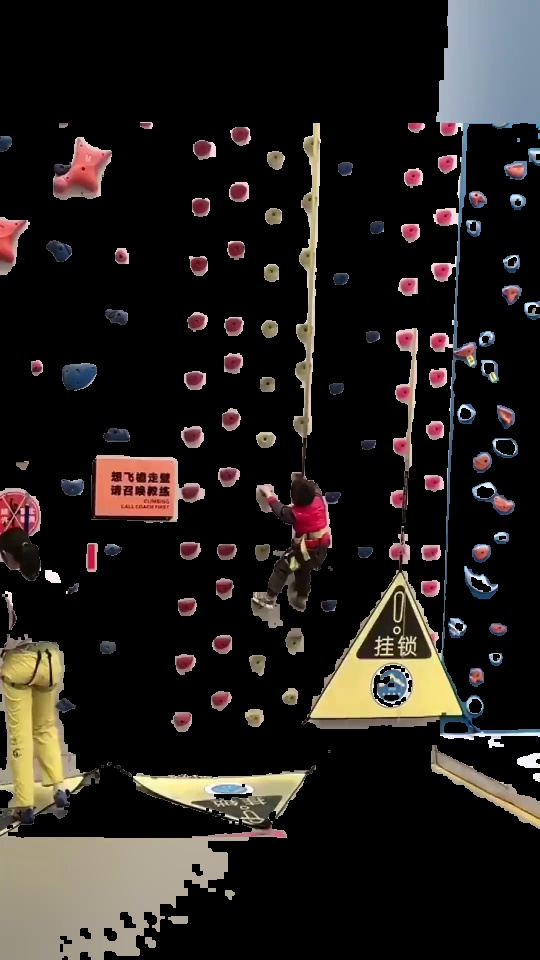
#> input picture BetaMove/rawImages/outPuForground.jpg, 540 x 960 px
$ python -i hsv_segmentation.py   (imports and definitions only)
#> lines starting #> are read from the running program, lines starting #| are printed output that depends on the picture; after the words box and inside, x2 and y2 are one past the last pixel; in counts of white or black regions, pixels touching at a corner belong together
#> in segment_frame, image is the input picture: shape (960, 540, 3); mean B, G, R 28.9, 31.8, 36.4
"""HSV-based segmentation for hold detection using color masking.

This module provides HSV color-based segmentation for detecting holds in climbing videos,
as an alternative to YOLO-based segmentation.
"""

from __future__ import annotations

import logging
import math
from pathlib import Path
from typing import List, Optional, Sequence, Tuple

import cv2
import numpy as np

from .yolo_segmentation import SegmentationMask, SegmentationResult

LOGGER = logging.getLogger(__name__)


# [35 lines left out: function make_tolerances, not called in this run]


def remove_background(
    image: np.ndarray,
    lower_bg: Sequence[int],
    upper_bg: Sequence[int],
) -> Tuple[np.ndarray, np.ndarray, np.ndarray]:
    """Separates background (whitish-gray) from the foreground.

    Args:
        image: Input BGR image
        lower_bg: Lower HSV bound of background [H, S, V]
        upper_bg: Upper HSV bound of background [H, S, V]

    Returns:
        Tuple of (background_only, foreground_only, bg_mask)
    """
    # Convert to HSV
    hsv = cv2.cvtColor(image, cv2.COLOR_BGR2HSV)
#> hsv: shape (960, 540, 3); mean H, S, V 23.4, 56.4, 38.4

    # Make background mask
    lower_bg_array = np.array(lower_bg, dtype=np.uint8)
    upper_bg_array = np.array(upper_bg, dtype=np.uint8)
    bg_mask = cv2.inRange(hsv, lower_bg_array, upper_bg_array)
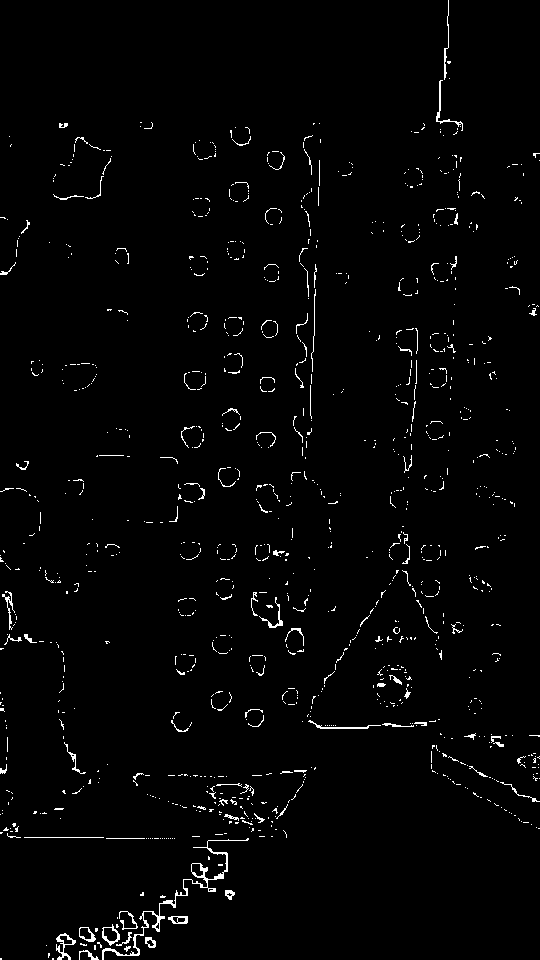
#> bg_mask: shape (960, 540); 1.9% white in thin lines or dots

    # Clean up mask (remove noise, fill holes)
    kernel = np.ones((3, 3), np.uint8)
    bg_mask = cv2.morphologyEx(bg_mask, cv2.MORPH_OPEN, kernel)  # remove specks
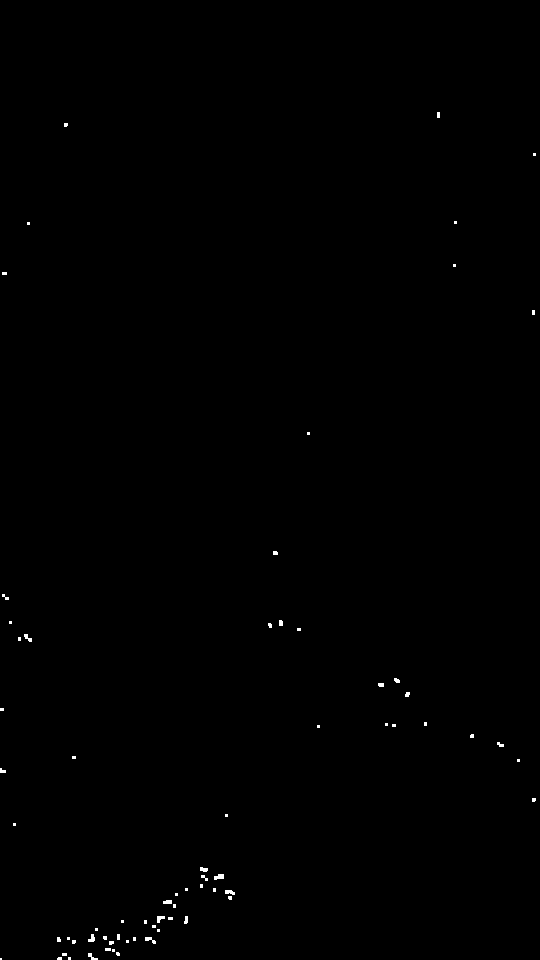
#> bg_mask: shape (960, 540); 0.22% white; 70 white regions (52 under 20 px), largest, box (x1, y1, x2, y2) and area: (214, 874, 224, 880) 45, (145, 937, 156, 944) 39, (225, 890, 235, 895) 37
    bg_mask = cv2.morphologyEx(bg_mask, cv2.MORPH_CLOSE, kernel)  # close holes
#> bg_mask: shape (960, 540); 0.23% white; 68 white regions (49 under 20 px), largest, box (x1, y1, x2, y2) and area: (225, 890, 235, 900) 61, (214, 874, 224, 880) 45, (145, 937, 156, 944) 39

    # Extract background & foreground
    background_only = cv2.bitwise_and(image, image, mask=bg_mask)
    fg_mask = cv2.bitwise_not(bg_mask)
    foreground_only = cv2.bitwise_and(image, image, mask=fg_mask)
#> in remove_background (call 2), `bg_mask = cv2.inRange(hsv, lower_bg_array, upper_bg_array)`:
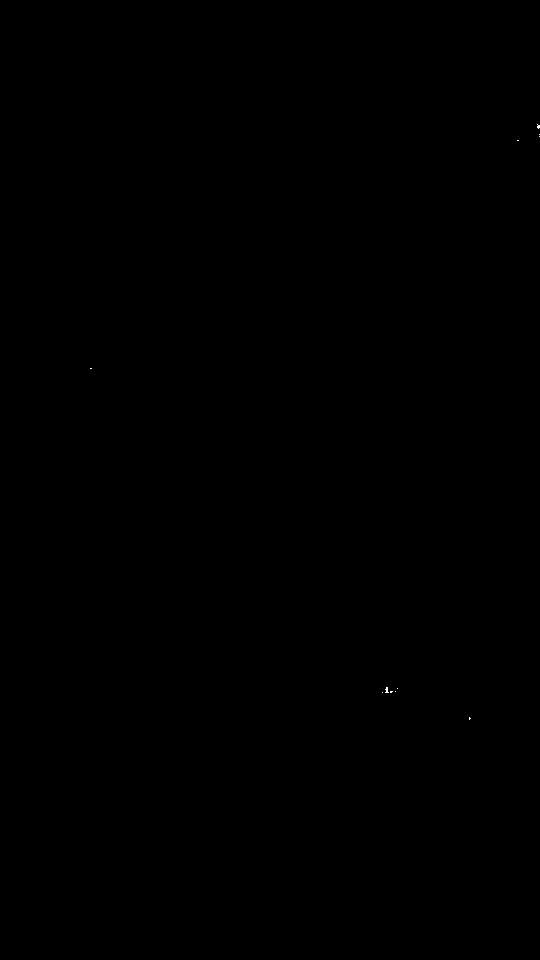
#> bg_mask: shape (960, 540); 0.01% white in thin lines or dots, all inside (x1, y1, x2, y2) = (90, 124, 540, 720)

    return background_only, foreground_only, bg_mask


def detect_holds_by_color(
    image: np.ndarray,
    hsv_image: np.ndarray,
    *,
    hue_tol: int = 5,
    sat_tol: int = 50,
    val_tol: int = 40,
    reference_pixel: Tuple[int, int] | None = None,
    reference_hsv: Tuple[int, int, int] | None = None,
) -> np.ndarray:
    """Detect holds using HSV color masking.

    Args:
        image: Input BGR image
        hsv_image: Input HSV image
        hue_tol: Hue tolerance (0-179)
        sat_tol: Saturation tolerance (0-255)
        val_tol: Value tolerance (0-255)
        reference_pixel: Optional (x, y) pixel to use as color reference
        reference_hsv: Optional (H, S, V) to use as color reference

    Returns:
        Binary mask of detected holds
    """
#> called with hue_tol = 5, sat_tol = 50, val_tol = 40
    if reference_pixel is not None:
        x, y = reference_pixel
        pixel_hsv = hsv_image[y, x]
    elif reference_hsv is not None:
        pixel_hsv = np.array(reference_hsv, dtype=np.uint8)
    else:
        # Auto-detect: find dominant color in foreground
        # Use a simple heuristic: find the most common non-background color
        # For now, use a default range that works for common hold colors
        LOGGER.warning("No reference pixel or HSV provided, using default range")
        lower = np.array([0, 50, 50], dtype=np.uint8)
        upper = np.array([179, 255, 255], dtype=np.uint8)
        mask = cv2.inRange(hsv_image, lower, upper)
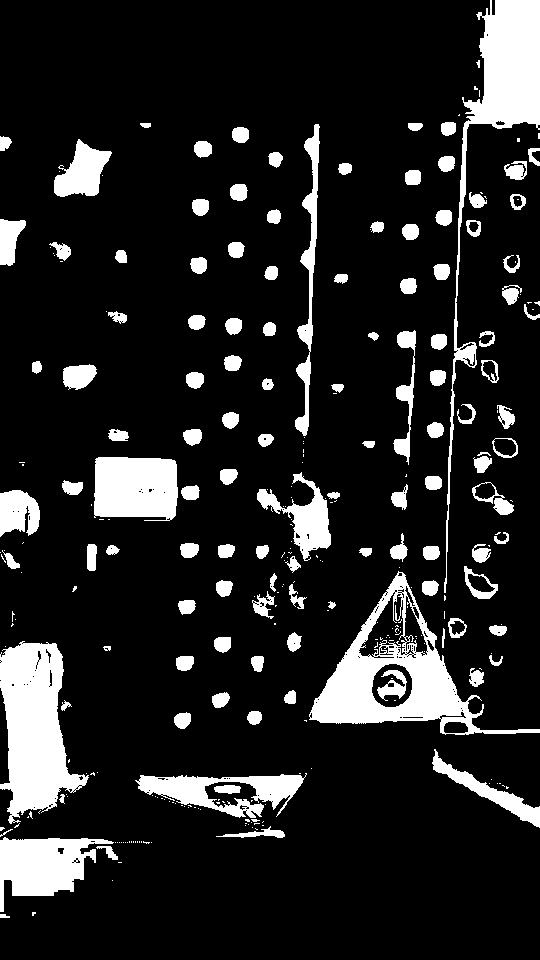
#> mask: shape (960, 540); 14% white; 295 white regions (174 under 20 px), largest, box (x1, y1, x2, y2) and area: (309, 571, 540, 735) 9891, (0, 641, 89, 824) 9549, (444, 0, 540, 593) 8990
        kernel = np.ones((3, 3), np.uint8)
        mask = cv2.morphologyEx(mask, cv2.MORPH_CLOSE, kernel)
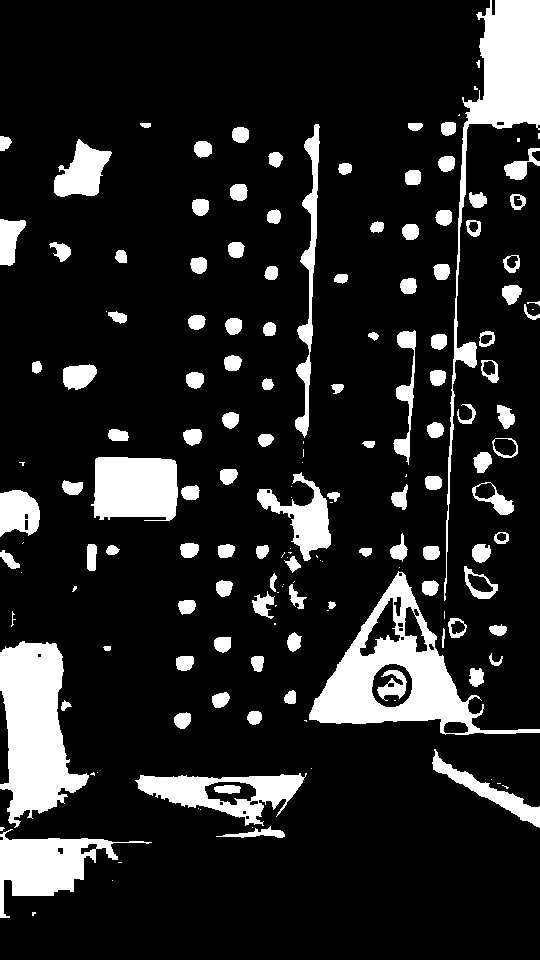
#> mask: shape (960, 540); 14.5% white; 165 white regions (48 under 20 px), largest, box (x1, y1, x2, y2) and area: (309, 571, 540, 735) 10766, (0, 641, 89, 828) 9903, (444, 0, 540, 601) 9140
        mask = cv2.morphologyEx(mask, cv2.MORPH_OPEN, kernel)
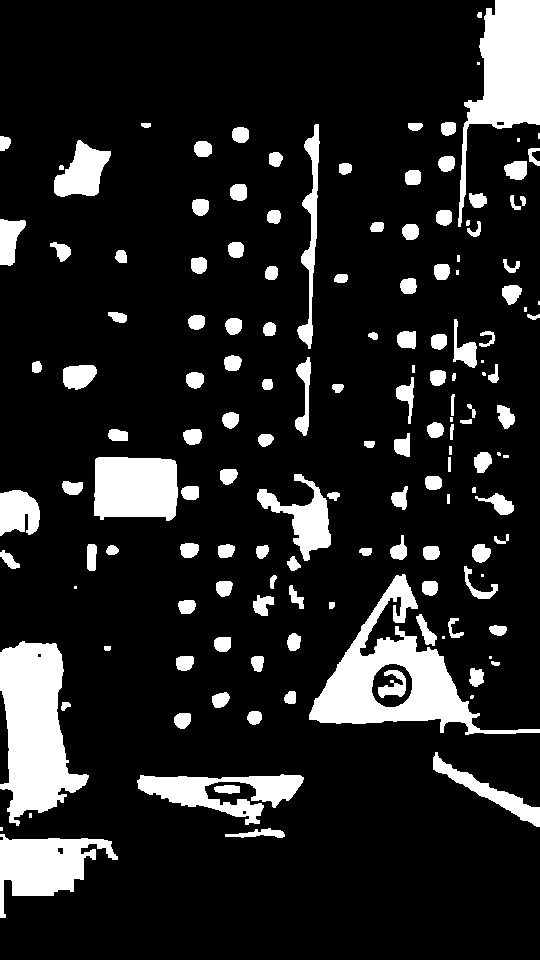
#> mask: shape (960, 540); 14.1% white; 150 white regions (18 under 20 px)
        return mask

    # Calculate HSV bounds
    lower_hue, upper_hue = make_tolerances(0, 179, hue_tol, int(pixel_hsv[0]))
    lower_sat, upper_sat = make_tolerances(0, 255, sat_tol, int(pixel_hsv[1]))
    lower_val, upper_val = make_tolerances(0, 255, val_tol, int(pixel_hsv[2]))

    lower = np.array([lower_hue, lower_sat, lower_val], dtype=np.uint8)
    upper = np.array([upper_hue, upper_sat, upper_val], dtype=np.uint8)

    # Create mask
    mask = cv2.inRange(hsv_image, lower, upper)

    # Denoise the mask
    kernel = np.ones((3, 3), np.uint8)
    mask = cv2.morphologyEx(mask, cv2.MORPH_CLOSE, kernel)
    mask = cv2.morphologyEx(mask, cv2.MORPH_OPEN, kernel)

    return mask


# [32 lines left out: function group_holds, not called in this run]


class HsvSegmentationModel:
    """HSV-based segmentation model for hold detection."""

    def __init__(
        self,
        *,
        hue_tolerance: int = 5,
        sat_tolerance: int = 50,
        val_tolerance: int = 40,
        background_lower: Sequence[int] | None = None,
        background_upper: Sequence[int] | None = None,
    ) -> None:
        """Initialize HSV segmentation model.

        Args:
            hue_tolerance: Hue tolerance for color matching (0-179)
            sat_tolerance: Saturation tolerance (0-255)
            val_tolerance: Value tolerance (0-255)
            background_lower: Lower HSV bound for background removal [H, S, V]
            background_upper: Upper HSV bound for background removal [H, S, V]
        """
        self.hue_tol = hue_tolerance
        self.sat_tol = sat_tolerance
        self.val_tol = val_tolerance
        self.background_lower = background_lower or [0, 0, 104]
        self.background_upper = background_upper or [178, 33, 244]

    def segment_frame(
        self,
        image_path: Path | str,
        *,
        conf_threshold: float = 0.25,  # Not used for HSV, kept for API compatibility
        target_classes: Sequence[str] | None = None,
        reference_pixel: Tuple[int, int] | None = None,
        reference_hsv: Tuple[int, int, int] | None = None,
    ) -> SegmentationResult:
        """Segment a single frame using HSV color masking.

        Args:
            image_path: Path to input image
            conf_threshold: Not used (kept for API compatibility)
            target_classes: Target classes to segment (e.g., ["hold"])
            reference_pixel: Optional (x, y) pixel to use as color reference
            reference_hsv: Optional (H, S, V) to use as color reference

        Returns:
            SegmentationResult with detected holds
        """
        image_path = Path(image_path)
        if not image_path.exists():
            raise FileNotFoundError(f"Image not found: {image_path}")

        image = cv2.imread(str(image_path))
        if image is None:
            raise ValueError(f"Could not read image: {image_path}")

        # Remove background
        bg_only, fg_only, bg_mask = remove_background(
            image,
            self.background_lower,
            self.background_upper,
        )

        # Apply second background removal pass if needed
        # (This matches the original notebook behavior)
        second_lower = [96, 138, 124]
        second_upper = [106, 238, 204]
        _, fg_only, _ = remove_background(fg_only, second_lower, second_upper)

        # Convert to HSV
        hsv_image = cv2.cvtColor(fg_only, cv2.COLOR_BGR2HSV)

        # Detect holds
        hold_mask = detect_holds_by_color(
            fg_only,
            hsv_image,
            hue_tol=self.hue_tol,
            sat_tol=self.sat_tol,
            val_tol=self.val_tol,
            reference_pixel=reference_pixel,
            reference_hsv=reference_hsv,
        )

        # Create segmentation masks
        masks_list: List[SegmentationMask] = []

        # Add hold mask
        if target_classes is None or "hold" in [c.lower() for c in target_classes]:
            # Calculate bounding box from mask
            contours, _ = cv2.findContours(hold_mask, cv2.RETR_EXTERNAL, cv2.CHAIN_APPROX_SIMPLE)
#> contours = 149 contours, 27 with area under 20; largest, box (x1, y1, x2, y2) and area: (309, 574, 540, 735) 11184, (0, 641, 89, 826) 9584, (458, 0, 540, 227) 7512, (94, 457, 178, 521) 4750, (0, 834, 118, 918) 4643
            if contours:
                # Use largest contour for bbox
                largest_contour = max(contours, key=cv2.contourArea)
#> largest_contour = contour of 375 points, box (x1, y1, x2, y2) (309, 574, 540, 735), area 11184
                x, y, w, h = cv2.boundingRect(largest_contour)
#> x = 309; y = 574; w = 231; h = 161
                bbox = (float(x), float(y), float(x + w), float(y + h))
#> bbox = (309, 574, 540, 735)
            else:
                bbox = None

            masks_list.append(
                SegmentationMask(
                    class_name="hold",
                    mask=hold_mask,
                    confidence=1.0,  # HSV method doesn't provide confidence scores
                    bbox=bbox,
                )
            )

        # Add wall mask (inverse of foreground)
        if target_classes is None or "wall" in [c.lower() for c in target_classes]:
            wall_mask = cv2.bitwise_not(hold_mask)
#> wall_mask: shape (960, 540); 85.9% white; 150 black regions (18 under 20 px), largest, box (x1, y1, x2, y2) and area: (309, 574, 540, 735) 10291, (0, 641, 89, 826) 9852, (458, 0, 540, 227) 7803
            masks_list.append(
                SegmentationMask(
                    class_name="wall",
                    mask=wall_mask,
                    confidence=1.0,
                    bbox=None,
                )
            )

        return SegmentationResult(image_path=image_path, masks=masks_list)

    # [37 lines left out: function batch_segment_frames, not called in this run]


__all__ = [
    "HsvSegmentationModel",
    "make_tolerances",
    "remove_background",
    "detect_holds_by_color",
    "group_holds",
]

>>> result = HsvSegmentationModel().segment_frame('../../../BetaMove/rawImages/outPuForground.jpg')

$ run again, on BetaMove/rawImages/video01_2.mp4_frame_0000.jpg
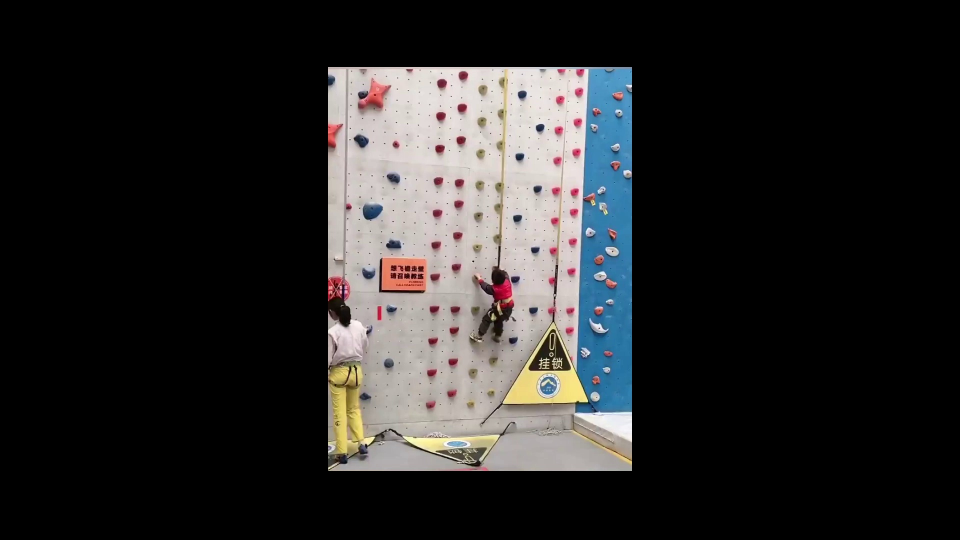
#> input picture BetaMove/rawImages/video01_2.mp4_frame_0000.jpg, 1920 x 1080 px (shown at 1/2 size)
#> in segment_frame, image is the input picture: shape (1080, 1920, 3); mean B, G, R 39.7, 39.9, 40.7
#> hsv: shape (1080, 1920, 3); mean H, S, V 10.4, 13.2, 44.2
#> in remove_background, `bg_mask = cv2.inRange(hsv, lower_bg_array, upper_bg_array)`:
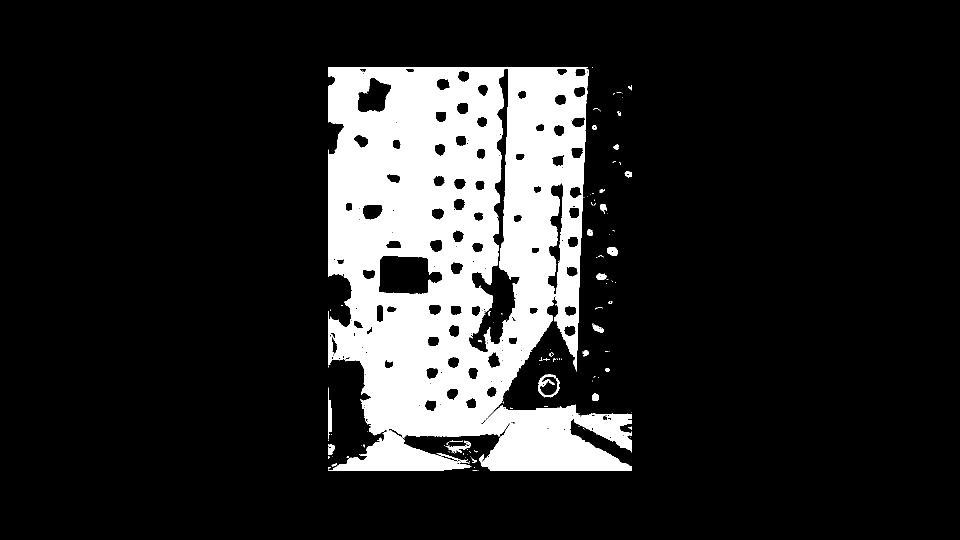
#> bg_mask: shape (1080, 1920) (shown at 1/2 size); 15.5% white; 122 white regions (93 under 20 px), largest, box (x1, y1, x2, y2) and area: (656, 134, 1264, 942) 318177, (1076, 749, 1120, 795) 647, (656, 775, 664, 878) 523
#> fg_mask: shape (1080, 1920); 84.5% white; 33 black regions (9 under 20 px), largest, box (x1, y1, x2, y2) and area: (656, 134, 1264, 942) 318427, (1076, 749, 1115, 794) 464, (656, 800, 664, 864) 455
#> hsv: shape (1080, 1920, 3); mean H, S, V 6.5, 10.7, 13.2
#> fg_mask: shape (1080, 1920); 97.3% white; 5 black regions (1 under 20 px), largest, box (x1, y1, x2, y2) and area: (1155, 139, 1264, 822) 55448, (1156, 813, 1183, 825) 280, (1089, 781, 1104, 788) 89, (1093, 769, 1099, 773) 22
#> hsv_image: shape (1080, 1920, 3); mean H, S, V 3.7, 6, 8.7
#> contours = 148 contours, 26 with area under 20; largest, box (x1, y1, x2, y2) and area: (1005, 641, 1264, 826) 14593, (656, 720, 755, 927) 12216, (762, 513, 856, 587) 6087, (810, 871, 999, 930) 5839, (945, 526, 1029, 631) 2880
#> largest_contour = contour of 519 points, box (x1, y1, x2, y2) (1005, 641, 1264, 826), area 14593
#> x = 1005; y = 641; w = 259; h = 185
#> bbox = (1005, 641, 1264, 826)
#> in segment_frame, `wall_mask = cv2.bitwise_not(hold_mask)`:
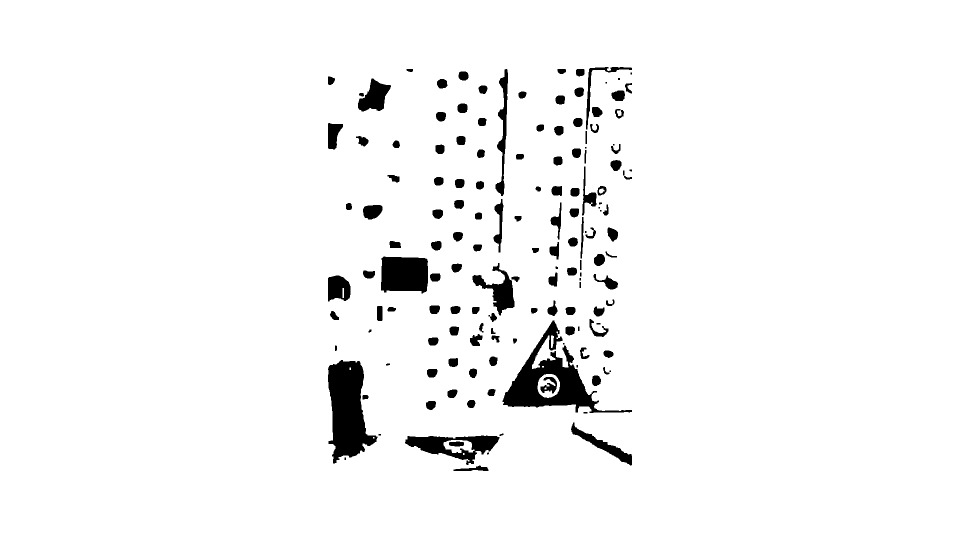
#> wall_mask: shape (1080, 1920) (shown at 1/2 size); 96.1% white; 150 black regions (16 under 20 px), largest, box (x1, y1, x2, y2) and area: (1005, 641, 1264, 826) 13339, (656, 720, 755, 927) 12488, (762, 513, 856, 587) 6247
